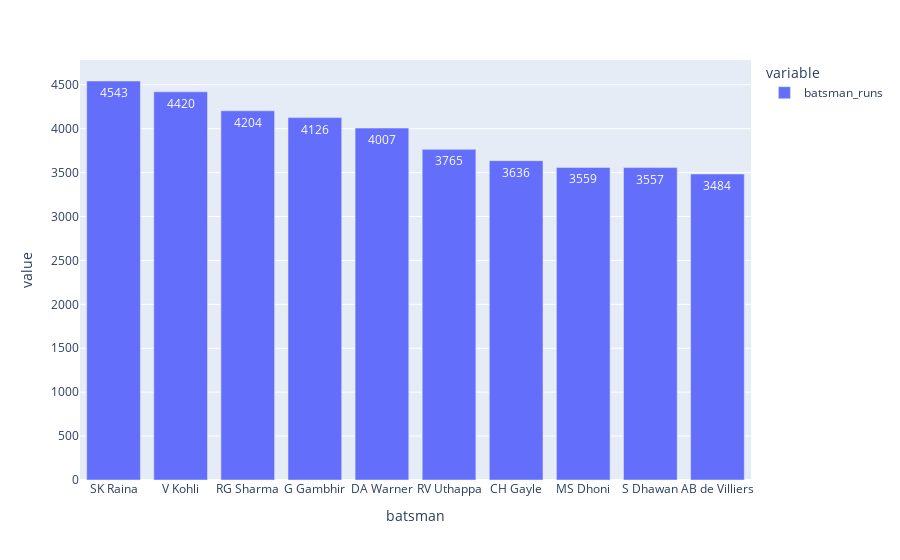

Source (notebook cell):
### Code cell
px.bar(temp,text_auto=True)

### Figure 1 — Plotly figure (JSON) as saved in the notebook; plotly's stock layout.template omitted (floating-point values rounded to 4 significant figures)
{"data": [{"alignmentgroup": "True", "hovertemplate": "variable=batsman_runs<br>batsman=%{x}<br>value=%{y}<extra></extra>", "legendgroup": "batsman_runs", "marker": {"color": "#636efa", "pattern": {"shape": ""}}, "name": "batsman_runs", "offsetgroup": "batsman_runs", "orientation": "v", "showlegend": true, "textposition": "auto", "texttemplate": "%{y}", "type": "bar", "x": ["SK Raina", "V Kohli", "RG Sharma", "G Gambhir", "DA Warner", "RV Uthappa", "CH Gayle", "MS Dhoni", "S Dhawan", "AB de Villiers"], "xaxis": "x", "y": [4543, 4420, 4204, 4126, 4007, 3765, 3636, 3559, 3557, 3484], "yaxis": "y"}], "layout": {"barmode": "relative", "legend": {"title": {"text": "variable"}, "tracegroupgap": 0}, "margin": {"t": 60}, "xaxis": {"anchor": "y", "domain": [0, 1], "title": {"text": "batsman"}}, "yaxis": {"anchor": "x", "domain": [0, 1], "title": {"text": "value"}}}}
